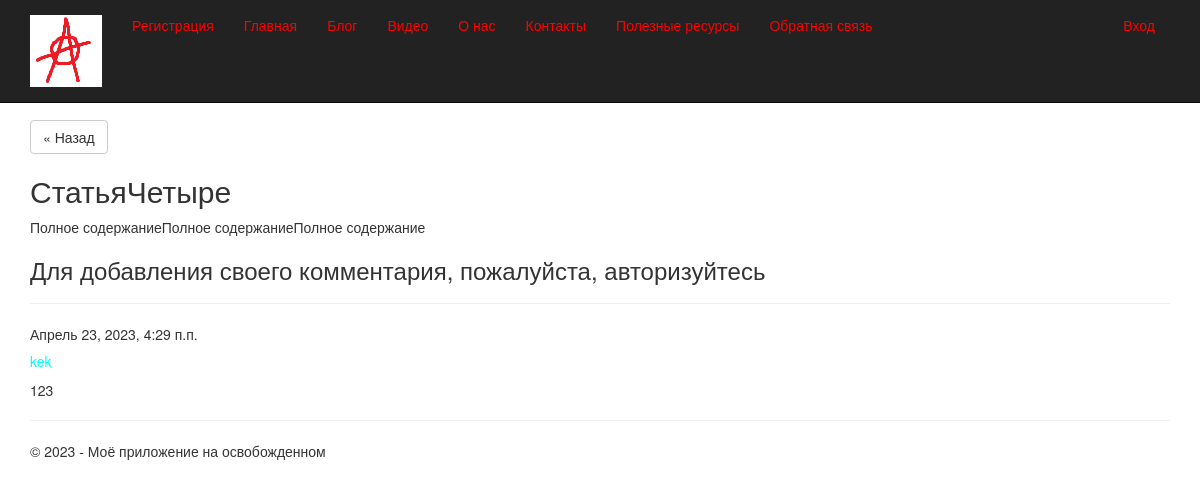
Page /4/ on the committed database.
### app/models.py (models this page shows, shortened)
class Article(models.Model):
    author = models.ForeignKey(
        User, null=True, blank=True, on_delete=models.SET_NULL, verbose_name="Автор"
    )
    title = models.CharField(
        max_length=100, unique_for_date="posted", verbose_name="Заголовок"
    )
    description = models.TextField(verbose_name="Краткое содержание")
    content = models.TextField(verbose_name="Полное содержание")
    posted = models.DateTimeField(
        default=datetime.now(), db_index=True, verbose_name="Опубликована"
    )
    image = models.FileField(default="temp.jpg", verbose_name="Путь к картинке")
    class Meta:
        db_table = "Posts"
        ordering = ["-posted"]
        verbose_name = "статья блога"
        verbose_name_plural = "статьи блога"

class Comment(models.Model):
    text = models.TextField(verbose_name="Комментарий")
    date = models.DateTimeField(
        default=datetime.now(), db_index=True, verbose_name="Дата"
    )
    author = models.ForeignKey(User, on_delete=models.CASCADE, verbose_name="Автор")
    post = models.ForeignKey(Article, on_delete=models.CASCADE, verbose_name="Статья")
    class Meta:
        db_table = "Comments"
        verbose_name = "Комментарий"
        verbose_name_plural = "Комментарии к статьям блога"
        ordering = ["-date"]

### app/views.py (the view)
# urls.py: re_path(r'^(?P<parametr>\d+)/$', views.article, name='article'),
def article(request, parametr):
    post = Article.objects.get(id=parametr)
    comments = Comment.objects.filter(post=parametr)
    if request.method == "POST":
        form = CommentForm(request.POST)
        if form.is_valid():
            comment = form.save(commit=False)
            comment.author = request.user
            comment.date = datetime.now()
            comment.post = Article.objects.get(id=parametr)
            comment.save()
            return redirect("article", parametr=post.id)
    else:
        form = CommentForm()
    return render(
        request,
        "app/article.html",
        {
            "title": post.title,
            "post": post,
            "comments": comments,
            "form": form,
            "year": datetime.now().year,
        },
    )

### app/templates/app/article.html (shortened to what this page needs)
﻿{% extends "app/layout.html" %}
{% block content %}
<p class="vertical-margins"><a class="btn btn-default" href="{% url 'blog' %}">&laquo; Назад</a></p>
<h2>{{ post.title }}</h2>
<div class="article-content"><p>{{ post.content|linebreaksbr }}</p></div>
{% if user.is_authenticated %}
<h3>Добавить комментарий</h3>
<form method="post">
    {% csrf_token %}
    <div>
        {{ form.as_p }}
        <button type="submit" class="save btn btn-default">Отправить комментарий</button>
    </div>
</form>
{% else %}
<h3>Для добавления своего комментария, пожалуйста, авторизуйтесь</h3>
{% endif %}
{% for comment in comments %}
<hr />
<h7> {{ comment.date }} </h7>
<h5 class="comment-author colorauthor"> {{ comment.author }} </h5>
<p> {{ comment.text|linebreaksbr }} </p>
{% endfor %}
{% endblock %}

### app/static/app/content/site.css (style rules this page uses)
body { padding-top: 100px; padding-bottom: 20px; }
.colorauthor { color:aqua; }

### rows in the picture
Article: title "СтатьяЧетыре", content "Полное содержаниеПолное содержаниеПолное содержание"
Comment: date "Апрель 23, 2023, 4:29 п.п.", author "kek", text "123"
